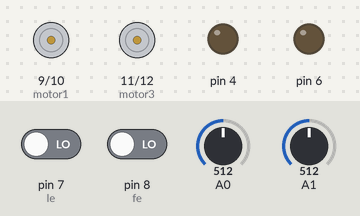
The sketch below on a simulated Arduino Uno, built with avr-gcc and run on an emulated ATmega328P. Parts: motor-driver pin pairs drawn as motors (green arrow = first pin HIGH = forward, orange = second pin HIGH = backward, longer = more drive), output pins drawn as LEDs (lit = HIGH). The inputs (shaded band) are chosen by the test bench; at power-on: A0 = 512, pin 7 (le) LOW, pin 8 (fe) LOW, A1 = 512.

Above: at 0.1 s.
At 11.9 s:
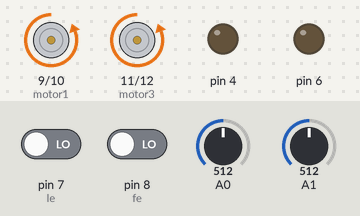
12.0 s: A0 set to 122
At 12.9 s:
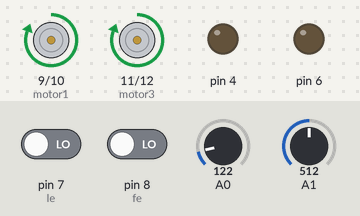
Timing chart, 0 to 21.5 s (numbered marks = the images above; inputs shaded):
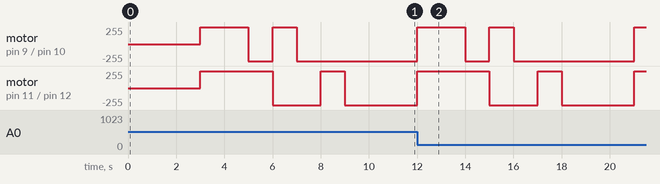

The sketch:

robot239.ino
```cpp
#define trick 3
#define le 7
#define fe 8
#define re 5
#define motor1 9
#define motor2 10
#define motor3 11
#define motor4 12

long durl, durf, durr;
float cmLeft, cmForward, cmRight;

void Back();
void left();
void right();
void forward();

void setup() {
 pinMode(4, OUTPUT);
 pinMode(5, OUTPUT);
 pinMode(6, OUTPUT);
 pinMode(9, OUTPUT);
 pinMode(10, OUTPUT);
 pinMode(11, OUTPUT);
 pinMode(12, OUTPUT);
 pinMode(9, OUTPUT);
 Serial.begin(9600);
}

void loop() {
 digitalWrite(trick, LOW);
 delayMicroseconds(5);
 digitalWrite(trick, HIGH);
 delayMicroseconds(10);
 digitalWrite(trick, LOW);
 delayMicroseconds(5);

 durl = pulseIn(le, HIGH);
 cmLeft = (durl/58.2);
 digitalWrite(trick, LOW);
 delayMicroseconds(5);
 digitalWrite(trick, HIGH);
 delayMicroseconds(10);
 digitalWrite(trick, LOW);
 delayMicroseconds(5);

 durf = pulseIn(fe, HIGH);
 cmForward = (durf/58.2);
 digitalWrite(trick, LOW);
 delayMicroseconds(5);
 digitalWrite(trick, HIGH);
 delayMicroseconds(10);
 digitalWrite(trick, LOW);
 delayMicroseconds(5);

 durr = pulseIn(re, HIGH);
 cmRight = (durr/58.2);
 digitalWrite(trick, LOW);
 delayMicroseconds(5);
 digitalWrite(trick, HIGH);
 delayMicroseconds(10);
 digitalWrite(trick, LOW);
 delayMicroseconds(5);

  int d1 = analogRead(A0);
  int d2 = analogRead(A1);

  if (d1 > 120 && d2 > 120) {

     Back();
     delay(2000);
     left();
     delay(1000);

  }
  else if(d1 > 120) {

    right();
    delay(1000);

  }
  else if(d2 > 120) {

    left();
    delay(1000);

  }


  if(cmForward < 40) {

    right();
    delay(1000);
    forward();
    delay(1000);
    left();
    delay(1000);

    while(cmLeft > 40) {

      forward();

      if(d1 > 120 || d2 > 120) break;

    }

  }
    if(cmLeft < 40){

    while(cmForward > 40) left();

    while(cmForward < 40) {

      forward();

      if(d1 > 120 || d2 > 120) break;

    }

  }
  else if(cmRight < 40) {

    while(cmForward > 40) right();

    while(cmForward < 40) {

      forward();

      if(d1 > 120 || d2 > 120) break;

    }

  }
  else {

    while(cmLeft > 40 || cmRight > 40) left();

  }


}

void forward(){

  digitalWrite(motor1, LOW);
  digitalWrite(motor2, HIGH);
  digitalWrite(motor3, LOW);
  digitalWrite(motor4, HIGH);

}

void Back(){

  digitalWrite(motor1, HIGH);
  digitalWrite(motor2, LOW);
  digitalWrite(motor3, HIGH);
  digitalWrite(motor4, LOW);

}

void left(){

  digitalWrite(motor1, LOW);
  digitalWrite(motor2, HIGH);
  digitalWrite(motor3, HIGH);
  digitalWrite(motor4, LOW);

}

void right(){

  digitalWrite(motor1, HIGH);
  digitalWrite(motor2, LOW);
  digitalWrite(motor3, LOW);
  digitalWrite(motor4, HIGH);

}
```
